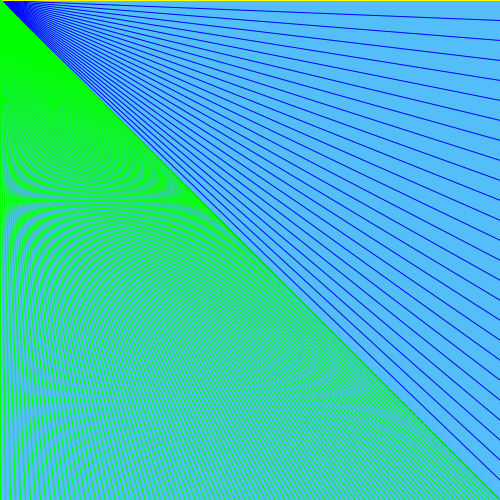
Frame 1 (no input)
Frame 60 (the mouse pressed at the canvas centre just before this capture): identical to frame 1, image omitted
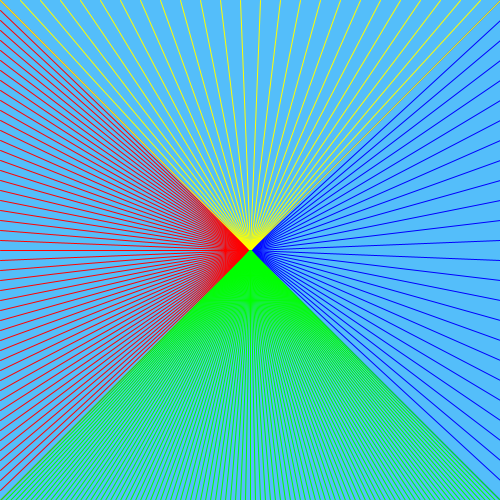
Frame 120 (the mouse held since frame 60 and released just before this capture)

The Processing sketch that drew these frames (run headless with seeded random() and noise(); from frame 60 on, the mouse is pressed at the canvas centre):

// Processing sketch: I_Dont_Even_Have_A_Name_For_This_One_Just_Open_It_and_Enjoy
// ── I_Dont_Even_Have_A_Name_For_This_One_Just_Open_It_and_Enjoy.pde

void setup () {
 size(500,500); 
}

void draw () {
  background(#54befa);
  //left wall
  for(int y=0;y<=height;y+=10) {
   stroke(255,0,0);
   line(0,y,mouseX,mouseY);
  }
  //right wall
   for(int y=0;y<=height;y+=20) {
   stroke(0,0,255);
   line(width,y,mouseX,mouseY);
  }
  //ceiling
  for(int x=0;x<=width;x+=20) {
  stroke(255,255,0);
  line(x,0,mouseX,mouseY);
  }
  //floor
  for(int x=0;x<=width;x+=5) {
  stroke(0,255,0);
  line(x,height,mouseX,mouseY);
  }
}
